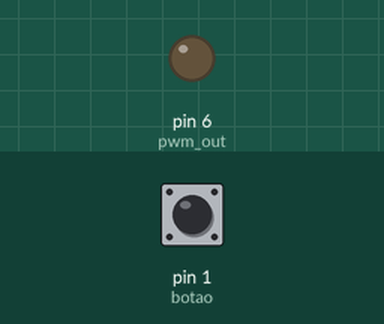
This sketch was run on a simulated Arduino Uno, built with avr-gcc and run on an emulated ATmega328P. On the bench: output pins drawn as LEDs (lit = HIGH). The inputs (shaded band) are chosen by the test bench; at power-on: pin 1 (botao) HIGH.

Above: at 5.0 s.
5.1 s: pin 1 (botao) pulled LOW for 0.15 s
At 5.7 s:
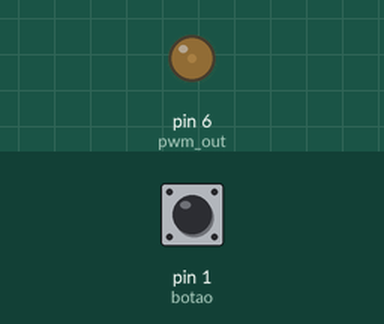
6.7 s: pin 1 (botao) pulled LOW for 1 s
At 8.1 s:
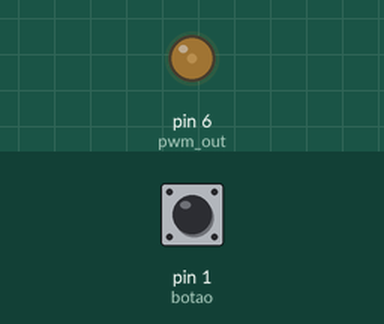
9.2 s: pin 1 (botao) pulled LOW for 0.15 s
At 10.0 s:
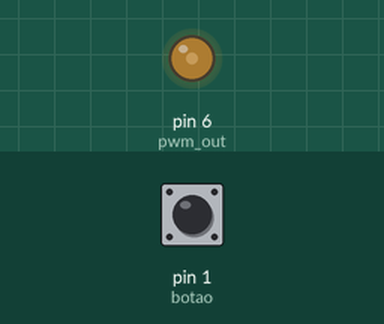
10.8 s: pin 1 (botao) pulsed LOW 5 times (0.12 s each, 0.3 s apart)
At 13.4 s:
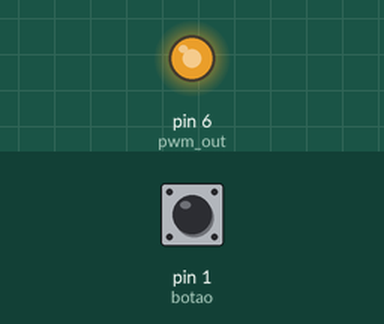
Timing chart, 0 to 14.8 s (numbered marks = the images above; inputs shaded):
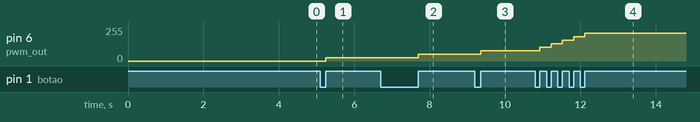

The sketch:

Relatorio9-ex2.ino
```cpp
#define pwm_out PD6
#define botao PD1
unsigned int Ton = 0; // tempo ligado

ISR(PCINT2_vect){
  if(!(PIND&(1<<botao))){
      Ton+=26;
  }
  else{
    OCR0A = Ton;
  }
  if(Ton > 255){
    Ton = 0;
  }
}

int main(){
  DDRD = 0; // entradas
  DDRD |= (1<<pwm_out); // saida
  PORTD |= (1<<botao); // pull-up

  // configurando o pwm
  TCCR0A |= (1<<COM0A1);
  TCCR0A |= (1<<WGM01)|(1<<WGM00);
  TCCR0B |= (1<<CS01);

  OCR0A = 0; // iniciando desligado

  // Configuração da interrupcao externa em PCINT2
  PCICR |= (1<<PCIE2);
  PCMSK2 |= (1<<PCINT17);
  sei();

  while(1){
  }
}
```

Measured:
- after the input at 5.1 s, pin 6 (pwm_out): 0/255 → 26/255 after 0.15 s
- after the input at 6.7 s, pin 6 (pwm_out): 26/255 → 52/255 after 1.0 s
- after the input at 9.2 s, pin 6 (pwm_out): 52/255 → 78/255 after 0.15 s
- after the input at 10.8 s, pin 6 (pwm_out): moves from 78/255 to 208/255 over 1.2 s, starting after 0.12 s
